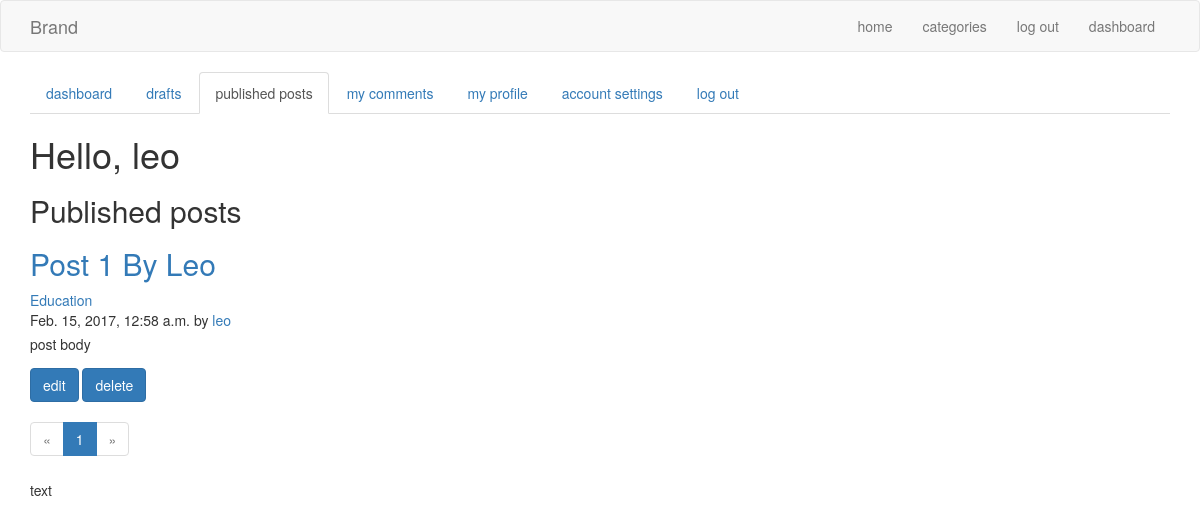
Screenshot of /blog/dashboard/posts/ (signed in) with the database file from the repository.
### sampleblog/models.py (models this page shows, shortened)
class Post(models.Model):
    user = models.ForeignKey(User, on_delete=models.CASCADE)
    category = models.ForeignKey(Category, on_delete=models.CASCADE)
    likes = models.IntegerField(null=True,blank=True,default = 0)
    dislikes = models.IntegerField(null=True,blank=True,default = 0)
    title = models.CharField(max_length=200,unique=True)
    text = models.TextField()
    created_date = models.DateTimeField(default=timezone.now)
    slug = models.SlugField(default= 10)
    published_date = models.DateTimeField(blank=True, null=True)

class Category(models.Model):
     categories = (
     ('Economics', 'Economics'),
     ('Finance', 'Finance'),
     ('Pet', 'Pet'),
     ('Gaming', 'Gaming'),
     ('Nature', 'Nature'),
     ('Medical', 'Medical'),
     ('Social Media', 'Social Media'),
     ('Sports', 'Sports'),
     ('Science', 'Science'),
     ('Technology', 'Technology'),
     ('History', 'History'),
     ('Travel', 'Travel'),
     ('Fashion', 'Fashion'),
     ('Music', 'Music'),
     ('Movie', 'Movie'),
     ('Education', 'Education'),
     ('Health', 'Health'),
     )
     category = models.CharField(max_length=50,choices=categories,)
     slug = models.SlugField(default= 10)

### sampleblog/views.py (the view)
# urls.py: url(r'^blog/dashboard/posts/$',views.dashboard_posts,name='dashboard_posts'),
@login_required
def dashboard_posts(request):
    username = request.user.username
    current_user = User.objects.get(username = username)
    current_posts = Post.objects.filter(published_date__isnull = False,user = current_user).order_by('-published_date')
    current_posts_count = current_posts.count()
    if current_posts_count == 0:
        messages.info(request, 'You have no published posts. Make one.', extra_tags="alert alert-info")
    paginator = Paginator(current_posts, 5) # Show 25 contacts per page
    page = request.GET.get('page')
    try:
        current_posts_current_page = paginator.page(page)
    except PageNotAnInteger:
        current_posts_current_page = paginator.page(1)
    except EmptyPage:
        current_posts_current_page = paginator.page(paginator.num_pages)
    context={
    'current_user':current_user,
    'current_posts_current_page':current_posts_current_page,
    'current_posts_count':current_posts_count
    }
    return render(request,'sampleblog/dashboard_posts.html',context)

### sampleblog/templates/sampleblog/dashboard_posts.html (shortened to what this page needs)
{% extends "sampleblog/post_list.html" %}
{% load static %}
{% block content %}
<main>
  <section >
    <div class='container'>
      <div >
        <ul class="nav nav-tabs">
          <li role="presentation"><a href="{% url 'sampleblog:dashboard' %}">dashboard</a></li>
          <li role="presentation"><a href='{% url 'sampleblog:dashboard_drafts' %}'>drafts</a></li>
          <li role="presentation" class="active"><a href='{% url 'sampleblog:dashboard_posts' %}'>published posts</a></li>
          <li role="presentation"><a href='{% url 'sampleblog:dashboard_comments' %}'>my comments</a></li>
          <li role="presentation"><a href='{% url 'sampleblog:dashboard_profile' %}'>my profile</a></li>
          <li role="presentation"><a href='{% url 'sampleblog:dashboard_profile' %}'>account settings</a></li>
          <li role="presentation"><a href='{% url 'auth:logout' %}'>log out</a></li>
        </ul>
      </div>
      <div >
        <div>
          <h1>Hello, {{current_user.username}}</h1>
        </div>
        {% if current_posts_count != 0 %}
        <div>
          <h2>Published posts</h2>
          {% for post in current_posts_current_page %}
          <div>
            <div>
              <h2><a href="{% url 'sampleblog:post_details' post_slug=post.slug %}">{{post.title}}</a></h2>
            </div>
            <div>
              <span><a href='{% url 'sampleblog:posts_by_category' category_slug=post.category.slug %}'>{{post.category.category}}</a></span>
            </div>
            <div>
              <span>{{post.published_date}} by <a href='{% url 'sampleblog:posts_by_user' user=post.user.username %}'>{{post.user.username}}</a></span>
            </div>
            <div><p>{{post.text}}</p></div>
            <div>
              <a class='btn btn-primary' href='{% url 'sampleblog:dashboard_posts_edit' post_slug=post.slug %}'>edit</a>
              <a class='btn btn-primary' href='{% url 'sampleblog:dashboard_posts_delete' post_slug=post.slug %}'>delete</a>
            </div>
          </div>
          {% endfor %}
          <ul class="pagination">
            {% if current_posts_current_page.has_previous %}
            <li><a href="?page={{ current_posts_current_page.previous_page_number }}">&laquo;</a></li>
            {% else %}
            <li class="disabled"><span>&laquo;</span></li>
            {% endif %}
            {% for i in current_posts_current_page.paginator.page_range %}
            {% if current_posts_current_page.number == i %}
            <li class="active"><span>{{ i }} <span class="sr-only">(current)</span></span></li>
            {% else %}
            <li><a href="?page={{ i }}">{{ i }}</a></li>
            {% endif %}
            {% endfor %}
            {% if current_posts_current_page.has_next %}
            <li><a href="?page={{ current_posts_current_page.next_page_number }}">&raquo;</a></li>
            {% else %}
            <li class="disabled"><span>&raquo;</span></li>
            {% endif %}
          </ul>
        </div>
        {% endif %}
      </div>
    </div>
  </section>
</main>
{% endblock content %}

### sampleblog/static/sampleblog/css/index.css (style rules this page uses)
p { line-height: 2; }

### rows the page displays
Post: title "Post 1 By Leo", category.category "Education", published_date "Feb. 15, 2017, 12:58 a.m.", user.username "leo", text "post body"

### other values shown
{{ current_user.username }} "leo"
{{ i }} "1"
